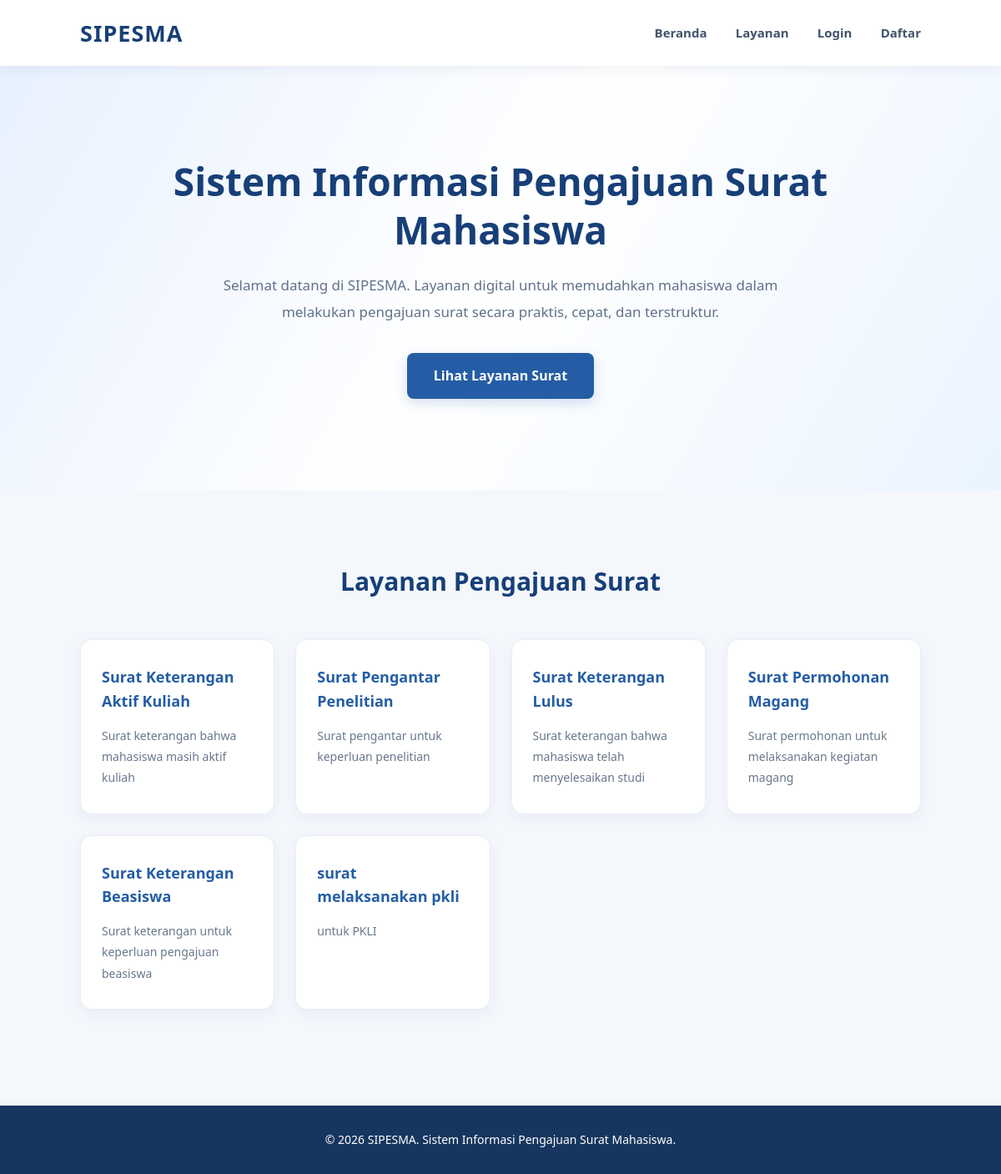
The page / on the database its author committed.
### tables this page shows
CREATE TABLE `jenis_surat` (
  `id` int(11) NOT NULL,
  `nama_surat` varchar(100) NOT NULL,
  `deskripsi` text DEFAULT NULL
);

### index.php (the view, shortened to what this page needs)
<?php
include "koneksi.php";
$query = mysqli_query($conn, "SELECT * FROM jenis_surat");
?>
<!DOCTYPE html>
<html lang="id">
<head>
    <link rel="stylesheet" href="css/style.css">
</head>
<body>
    <nav class="navbar">
    <div class="logo">SIPESMA</div>
    <div>
        <a href="index.php" class="nav-link">Beranda</a>
        <a href="#layanan" class="nav-link">Layanan</a>
        <a href="login.php" class="nav-link">Login</a>
        <a href="register.php" class="nav-link">Daftar</a>
    </div>
</nav>
    <section class="hero">
        <h1>Sistem Informasi Pengajuan Surat Mahasiswa</h1>
        <p>
            Selamat datang di SIPESMA.
            Layanan digital untuk memudahkan mahasiswa
            dalam melakukan pengajuan surat secara
            praktis, cepat, dan terstruktur.
        </p>
        <a href="#layanan" class="btn">
            Lihat Layanan Surat
        </a>
    </section>
    <section class="surat" id="layanan">
        <h2>Layanan Pengajuan Surat</h2>
        <div class="daftar-surat">
            <?php if (mysqli_num_rows($query) > 0): ?>
                <?php while ($data = mysqli_fetch_assoc($query)): ?>
                    <div class="kartu">
                        <h3>
                            <?= htmlspecialchars($data['nama_surat']); ?>
                        </h3>
                        <p>
                            <?= htmlspecialchars($data['deskripsi'] ?? 'Informasi surat belum tersedia.'); ?>
                        </p>
                    </div>
                <?php endwhile; ?>
            <?php else: ?>
                <p>Belum ada jenis surat yang tersedia.</p>
            <?php endif; ?>
        </div>
    </section>
    <footer>
        <p>
            &copy; 2026 SIPESMA.
            Sistem Informasi Pengajuan Surat Mahasiswa.
        </p>
    </footer>
</body>
</html>

### css/style.css (style rules this page uses)
* { margin: 0; padding: 0; box-sizing: border-box; }
html { scroll-behavior: smooth; }
body { font-family: 'Segoe UI', Arial, sans-serif; background: #f4f7fc; color: #263650; line-height: 1.6; }
.navbar { background: #ffffff; padding: 18px 8%; display: flex; justify-content: space-between; align-items: center; position: sticky; top: 0; z-index: 100; box-shadow: 0 3px 15px rgba(20, 48, 90, 0.07); }
.logo { font-size: 27px; font-weight: 800; color: #173f78; letter-spacing: 1px; }
.nav-link { text-decoration: none; color: #43536b; margin-left: 30px; font-size: 15px; font-weight: 600; transition: 0.3s; }
.hero { padding: 110px 8%; background: linear-gradient( 120deg, #e8f1ff, #ffffff, #eaf4ff ); text-align: center; position: relative; overflow: hidden; }
.hero h1 { font-size: clamp(30px, 4vw, 46px); color: #173f78; font-weight: 800; line-height: 1.25; max-width: 850px; margin: 0 auto 22px; }
.hero p { font-size: 17px; line-height: 1.9; max-width: 680px; margin: auto; color: #60718a; }
.btn { display: inline-block; margin-top: 32px; padding: 15px 32px; background: #245da5; color: white; text-decoration: none; border-radius: 8px; font-weight: 600; box-shadow: 0 5px 15px rgba(36, 93, 165, 0.2); transition: 0.3s; }
.surat { padding: 85px 8%; max-width: 1500px; margin: auto; }
.surat h2 { text-align: center; font-size: 30px; color: #173f78; margin-bottom: 45px; }
.daftar-surat { display: grid; grid-template-columns: repeat( auto-fit, minmax(230px, 1fr) ); gap: 25px; }
.kartu { background: white; padding: 30px 25px; border-radius: 14px; border: 1px solid #e8edf5; box-shadow: 0 5px 20px rgba(30, 55, 90, 0.05); transition: 0.3s; }
.kartu h3 { color: #245da5; font-size: 18px; margin-bottom: 14px; }
.kartu p { color: #68778c; font-size: 14px; line-height: 1.8; }
footer { background: #17365f; color: #ffffff; text-align: center; padding: 30px 15px; margin-top: 30px; font-size: 14px; }

### rows shown on the page
jenis_surat: nama_surat "Surat Keterangan Aktif Kuliah", deskripsi "Surat keterangan bahwa mahasiswa masih aktif kuliah"
jenis_surat: nama_surat "Surat Pengantar Penelitian", deskripsi "Surat pengantar untuk keperluan penelitian"
jenis_surat: nama_surat "Surat Keterangan Lulus", deskripsi "Surat keterangan bahwa mahasiswa telah menyelesaikan studi"
jenis_surat: nama_surat "Surat Permohonan Magang", deskripsi "Surat permohonan untuk melaksanakan kegiatan magang"
jenis_surat: nama_surat "Surat Keterangan Beasiswa", deskripsi "Surat keterangan untuk keperluan pengajuan beasiswa"
jenis_surat: nama_surat "surat melaksanakan pkli", deskripsi "untuk PKLI"
